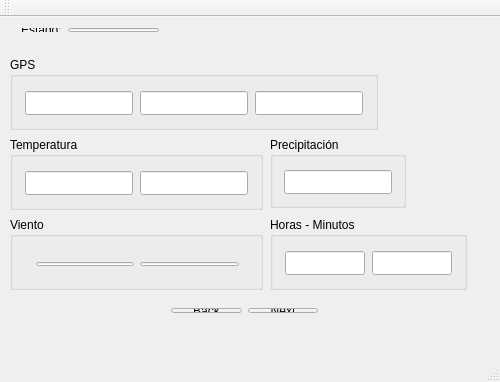
<?xml version="1.0" encoding="UTF-8"?>
<ui version="4.0">
 <class>MeteoECI_GUI</class>
 <widget class="QMainWindow" name="MeteoECI_GUI">
  <property name="geometry">
   <rect>
    <x>0</x>
    <y>0</y>
    <width>500</width>
    <height>382</height>
   </rect>
  </property>
  <property name="minimumSize">
   <size>
    <width>500</width>
    <height>382</height>
   </size>
  </property>
  <property name="maximumSize">
   <size>
    <width>500</width>
    <height>382</height>
   </size>
  </property>
  <property name="windowTitle">
   <string>MeteoECI_GUI</string>
  </property>
  <property name="windowIcon">
   <iconset>
    <normaloff>:/icons/artificial-intelligencia.png</normaloff>:/icons/artificial-intelligencia.png</iconset>
  </property>
  <widget class="QWidget" name="centralWidget">
   <widget class="QGroupBox" name="groupBox_5">
    <property name="geometry">
     <rect>
      <x>270</x>
      <y>200</y>
      <width>197</width>
      <height>73</height>
     </rect>
    </property>
    <property name="title">
     <string>Horas - Minutos</string>
    </property>
    <widget class="QLineEdit" name="txt_Hr">
     <property name="geometry">
      <rect>
       <x>15</x>
       <y>34</y>
       <width>80</width>
       <height>24</height>
      </rect>
     </property>
     <property name="maximumSize">
      <size>
       <width>80</width>
       <height>16777215</height>
      </size>
     </property>
    </widget>
    <widget class="QLineEdit" name="txt_Min">
     <property name="geometry">
      <rect>
       <x>102</x>
       <y>34</y>
       <width>80</width>
       <height>24</height>
      </rect>
     </property>
     <property name="maximumSize">
      <size>
       <width>80</width>
       <height>16777215</height>
      </size>
     </property>
    </widget>
   </widget>
   <widget class="QGroupBox" name="groupBox_2">
    <property name="geometry">
     <rect>
      <x>10</x>
      <y>40</y>
      <width>368</width>
      <height>73</height>
     </rect>
    </property>
    <property name="title">
     <string>GPS</string>
    </property>
    <widget class="QLineEdit" name="txt_Lat">
     <property name="geometry">
      <rect>
       <x>15</x>
       <y>34</y>
       <width>108</width>
       <height>24</height>
      </rect>
     </property>
    </widget>
    <widget class="QLineEdit" name="txt_Lon">
     <property name="geometry">
      <rect>
       <x>130</x>
       <y>34</y>
       <width>108</width>
       <height>24</height>
      </rect>
     </property>
    </widget>
    <widget class="QLineEdit" name="txt_Alt">
     <property name="geometry">
      <rect>
       <x>245</x>
       <y>34</y>
       <width>108</width>
       <height>24</height>
      </rect>
     </property>
    </widget>
   </widget>
   <widget class="QGroupBox" name="groupBox">
    <property name="geometry">
     <rect>
      <x>10</x>
      <y>120</y>
      <width>253</width>
      <height>73</height>
     </rect>
    </property>
    <property name="title">
     <string>Temperatura</string>
    </property>
    <widget class="QLineEdit" name="txt_Hum">
     <property name="geometry">
      <rect>
       <x>130</x>
       <y>34</y>
       <width>108</width>
       <height>24</height>
      </rect>
     </property>
    </widget>
    <widget class="QLineEdit" name="txt_Temp">
     <property name="geometry">
      <rect>
       <x>15</x>
       <y>34</y>
       <width>108</width>
       <height>24</height>
      </rect>
     </property>
    </widget>
   </widget>
   <widget class="QWidget" name="layoutWidget">
    <property name="geometry">
     <rect>
      <x>160</x>
      <y>280</y>
      <width>169</width>
      <height>27</height>
     </rect>
    </property>
    <layout class="QHBoxLayout" name="horizontalLayout">
     <item>
      <widget class="QPushButton" name="Back">
       <property name="text">
        <string>Back</string>
       </property>
      </widget>
     </item>
     <item>
      <widget class="QPushButton" name="Next">
       <property name="text">
        <string>Next</string>
       </property>
      </widget>
     </item>
    </layout>
   </widget>
   <widget class="QGroupBox" name="groupBox_4">
    <property name="geometry">
     <rect>
      <x>10</x>
      <y>200</y>
      <width>253</width>
      <height>73</height>
     </rect>
    </property>
    <property name="title">
     <string>Viento</string>
    </property>
    <widget class="QWidget" name="layoutWidget">
     <property name="geometry">
      <rect>
       <x>15</x>
       <y>34</y>
       <width>225</width>
       <height>26</height>
      </rect>
     </property>
     <layout class="QHBoxLayout" name="horizontalLayout_2">
      <item>
       <widget class="QLineEdit" name="txt_Vel"/>
      </item>
      <item>
       <widget class="QLineEdit" name="txt_Dir"/>
      </item>
     </layout>
    </widget>
   </widget>
   <widget class="QGroupBox" name="groupBox_3">
    <property name="geometry">
     <rect>
      <x>270</x>
      <y>120</y>
      <width>136</width>
      <height>71</height>
     </rect>
    </property>
    <property name="title">
     <string>Precipitación</string>
    </property>
    <widget class="QLineEdit" name="txt_Preci">
     <property name="geometry">
      <rect>
       <x>14</x>
       <y>33</y>
       <width>108</width>
       <height>24</height>
      </rect>
     </property>
    </widget>
   </widget>
   <widget class="QWidget" name="layoutWidget">
    <property name="geometry">
     <rect>
      <x>10</x>
      <y>0</y>
      <width>160</width>
      <height>26</height>
     </rect>
    </property>
    <layout class="QHBoxLayout" name="horizontalLayout_3">
     <item>
      <widget class="QLabel" name="label">
       <property name="text">
        <string>Estado:</string>
       </property>
      </widget>
     </item>
     <item>
      <widget class="QLineEdit" name="estado"/>
     </item>
    </layout>
   </widget>
  </widget>
  <widget class="QMenuBar" name="menuBar">
   <property name="geometry">
    <rect>
     <x>0</x>
     <y>0</y>
     <width>500</width>
     <height>25</height>
    </rect>
   </property>
  </widget>
  <widget class="QToolBar" name="mainToolBar">
   <attribute name="toolBarArea">
    <enum>TopToolBarArea</enum>
   </attribute>
   <attribute name="toolBarBreak">
    <bool>false</bool>
   </attribute>
  </widget>
  <widget class="QStatusBar" name="statusBar"/>
 </widget>
 <layoutdefault spacing="6" margin="11"/>
 <resources/>
 <connections/>
</ui>
